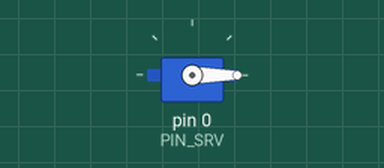
This sketch was run on a simulated Arduino Uno, built with avr-gcc and run on an emulated ATmega328P. Shown: servo.

Above: at 0.05 s.
At 4.0 s:
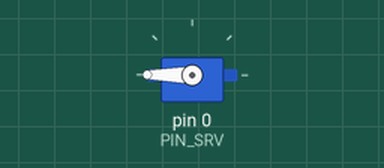
Timing chart, 0 to 5.2 s (numbered marks = the images above):
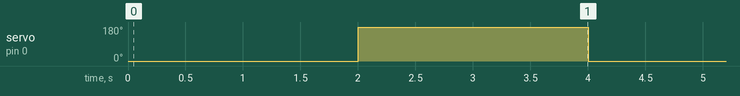

The sketch:

servo_sample.ino
```cpp
#include <Servo.h>

#define PIN_SRV 0

#define MIN_POSITION 0
#define MAX_POSITION 180

Servo servo;

void setup() {
    servo.attach(PIN_SRV);
}

void loop() {
    // Set to min position
    servo.write(MIN_POSITION);

    // Wait for 2 seconds
    delay(2000);

    // Set to max position
    servo.write(MAX_POSITION);

    // Wait for 2 seconds
    delay(2000);
}
```

Measured:
- by itself, servo on pin 0 (PIN_SRV): alternates 180° for 2.0 s and 0° for 2.0 s
